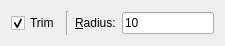
<?xml version="1.0" encoding="UTF-8"?>
<ui version="4.0">
 <class>Round</class>
 <widget class="QWidget" name="Round">
  <property name="geometry">
   <rect>
    <x>0</x>
    <y>0</y>
    <width>225</width>
    <height>46</height>
   </rect>
  </property>
  <layout class="QHBoxLayout" name="horizontalLayout">
   <item>
    <widget class="QCheckBox" name="Trim">
     <property name="text">
      <string>Trim</string>
     </property>
     <property name="checked">
      <bool>true</bool>
     </property>
    </widget>
   </item>
   <item>
    <widget class="Line" name="line">
     <property name="orientation">
      <enum>Qt::Vertical</enum>
     </property>
    </widget>
   </item>
   <item>
    <widget class="QLabel" name="RadiusLabel">
     <property name="text">
      <string>&amp;Radius:</string>
     </property>
     <property name="buddy">
      <cstring>Radius</cstring>
     </property>
    </widget>
   </item>
   <item>
    <widget class="RMathLineEdit" name="Radius">
     <property name="text">
      <string notr="true">10</string>
     </property>
    </widget>
   </item>
  </layout>
 </widget>
 <customwidgets>
  <customwidget>
   <class>RMathLineEdit</class>
   <extends>QLineEdit</extends>
   <header>RMathLineEdit.h</header>
  </customwidget>
 </customwidgets>
 <resources/>
 <connections/>
</ui>
